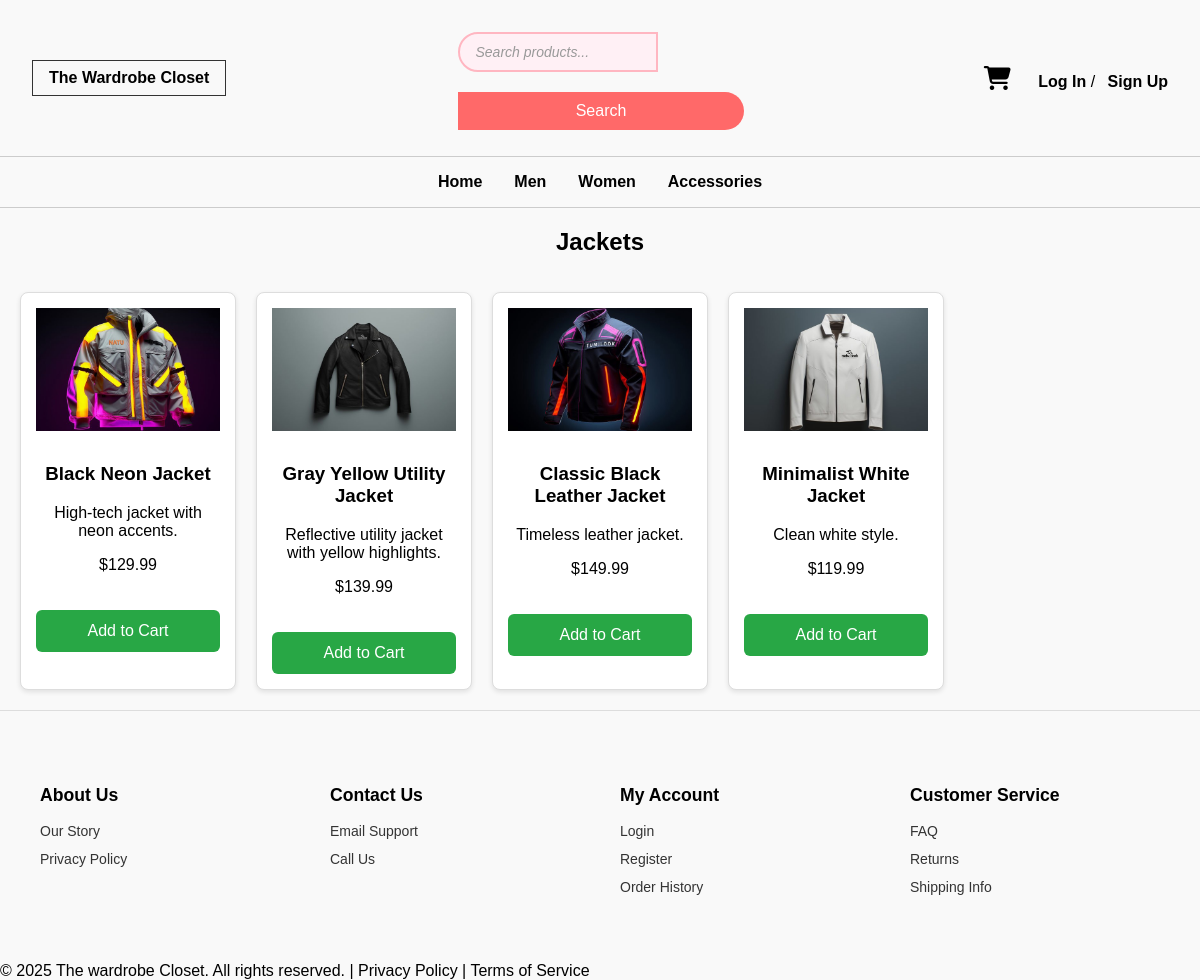
Page /men/jackets on the committed database.
### app/models.py (models this page shows)
class Product(db.Model):
    id = db.Column(db.Integer, primary_key=True)
    name = db.Column(db.String(120), nullable=False)
    description = db.Column(db.Text)
    price = db.Column(db.Float, nullable=False)
    stock = db.Column(db.Integer, default=0)
    image_url = db.Column(db.String(255))
    size = db.Column(db.String(20))
    color = db.Column(db.String(30))
    category_id = db.Column(db.Integer, db.ForeignKey('category.id'))
    category = db.relationship('Category', backref='products')
    subcategory = db.Column(db.String(100))

### app/routes.py (the view)
@bp.route('/men/jackets')
def men_jackets():
    men_category = Category.query.filter_by(name='Men').first()
    products = Product.query.filter_by(category_id=men_category.id, subcategory='jackets').all()
    return render_template('men/men_jackets.html', products=products)

### app/__init__.py (called while the page is built)
def create_app():
    app = Flask(__name__)
    app.config.from_object('config.Config')
    app.config['SECRET_KEY'] = 'your-secret-key'
    db.init_app(app)
    login_manager.init_app(app)
    migrate.init_app(app, db)
    from .models import User
    @login_manager.user_loader
    def load_user(user_id):
        return User.query.get(int(user_id))
    from . import routes
    app.register_blueprint(routes.bp)
    @app.context_processor
    def inject_cart_count():
        from flask_login import current_user
        if current_user.is_authenticated:
            count = CartItem.query.filter_by(user_id=current_user.id).count()
        else:
            count = 0
        return dict(cart_count=count)
    return app

### app/templates/men/men_jackets.html (shortened to what this page needs)
{% extends "base.html" %}
{% block content %}
<h2 class="section-title">Jackets</h2>
<div class="product-grid">
  {% for product in products %}
  <div class="product-card">
    <img src="{{ url_for('static', filename=product.image_url) }}" alt="{{ product.name }}">
    <h3>{{ product.name }}</h3>
    <p>{{ product.description }}</p>
    <p class="price">${{ "%.2f"|format(product.price) }}</p>
    <form action="{{ url_for('main.add_to_cart', product_id=product.id) }}" method="POST">
      <button type="submit">Add to Cart</button>
    </form>
  </div>
  {% endfor %}
</div>
{% endblock %}

### app/static/styles.css (style rules this page uses)
* { box-sizing: border-box; }
body { margin: 0; font-family: Arial, sans-serif; background-color: #f9f9f9; }
.section-title { text-align: center; font-weight: bold; margin-bottom: 1rem; }
.product-grid { display: grid; grid-template-columns: repeat(auto-fill, minmax(200px, 1fr)); gap: 20px; padding: 20px; }
.product-card { border: 1px solid #ddd; padding: 15px; text-align: center; border-radius: 8px; background-color: #fff; box-shadow: 0 2px 5px rgba(0, 0, 0, 0.1); }
.product-card img { width: 100%; max-width: 200px; height: auto; margin-bottom: 10px; }
button { margin-top: 20px; width: 100%; padding: 12px; background-color: #28a745; color: white; font-size: 16px; border: none; border-radius: 6px; cursor: pointer; }

### rows in the picture
Product: image_url (picture), name "Black Neon Jacket", description "High-tech jacket with neon accents.", price "129.99"
Product: image_url (picture), name "Gray Yellow Utility Jacket", description "Reflective utility jacket with yellow highlights.", price "139.99"
Product: image_url (picture), name "Classic Black Leather Jacket", description "Timeless leather jacket.", price "149.99"
Product: image_url (picture), name "Minimalist White Jacket", description "Clean white style.", price "119.99"
